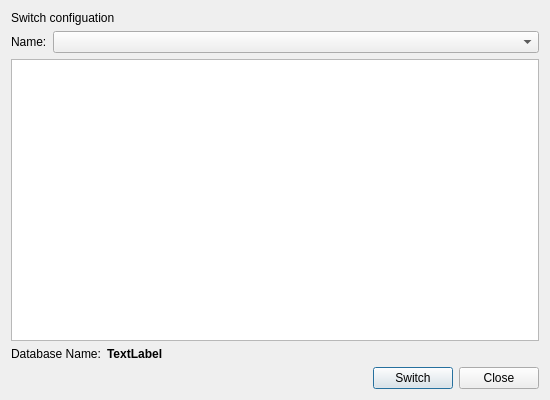
<?xml version="1.0" encoding="UTF-8"?>
<ui version="4.0">
 <class>dlgSwitchConfig</class>
 <widget class="QDialog" name="dlgSwitchConfig">
  <property name="geometry">
   <rect>
    <x>0</x>
    <y>0</y>
    <width>550</width>
    <height>400</height>
   </rect>
  </property>
  <property name="maximumSize">
   <size>
    <width>550</width>
    <height>450</height>
   </size>
  </property>
  <property name="windowTitle">
   <string>Switch Configuration</string>
  </property>
  <layout class="QVBoxLayout" name="verticalLayout">
   <item>
    <widget class="QLabel" name="label">
     <property name="text">
      <string>Switch configuation</string>
     </property>
    </widget>
   </item>
   <item>
    <layout class="QHBoxLayout" name="horizontalLayout" stretch="0,1">
     <item>
      <widget class="QLabel" name="label_2">
       <property name="text">
        <string>Name:</string>
       </property>
      </widget>
     </item>
     <item>
      <widget class="QComboBox" name="cbConfigs"/>
     </item>
    </layout>
   </item>
   <item>
    <widget class="QTreeWidget" name="twProfiles">
     <attribute name="headerVisible">
      <bool>false</bool>
     </attribute>
     <column>
      <property name="text">
       <string notr="true">1</string>
      </property>
     </column>
    </widget>
   </item>
   <item>
    <layout class="QGridLayout" name="gridLayout" columnstretch="0,1">
     <item row="0" column="0">
      <widget class="QLabel" name="label_3">
       <property name="text">
        <string>Database Name:</string>
       </property>
      </widget>
     </item>
     <item row="0" column="1">
      <widget class="QLabel" name="lblDBName">
       <property name="font">
        <font>
         <weight>75</weight>
         <bold>true</bold>
        </font>
       </property>
       <property name="text">
        <string>TextLabel</string>
       </property>
      </widget>
     </item>
    </layout>
   </item>
   <item>
    <layout class="QHBoxLayout" name="horizontalLayout_2">
     <item>
      <spacer name="horizontalSpacer">
       <property name="orientation">
        <enum>Qt::Horizontal</enum>
       </property>
       <property name="sizeHint" stdset="0">
        <size>
         <width>40</width>
         <height>20</height>
        </size>
       </property>
      </spacer>
     </item>
     <item>
      <widget class="QPushButton" name="btnSwitch">
       <property name="text">
        <string>Switch</string>
       </property>
      </widget>
     </item>
     <item>
      <widget class="QPushButton" name="btnClose">
       <property name="text">
        <string>Close</string>
       </property>
      </widget>
     </item>
    </layout>
   </item>
  </layout>
 </widget>
 <resources/>
 <connections/>
</ui>
